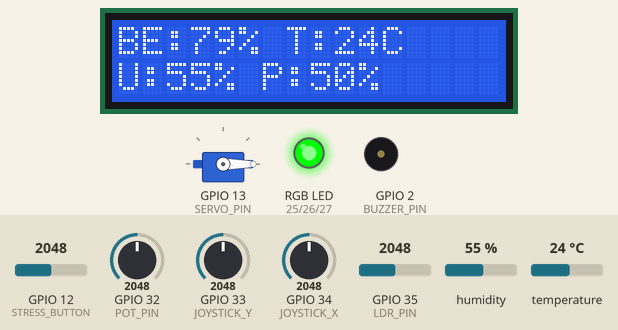
This sketch was run on a simulated ESP32. Shown: 16×2 character LCD, servo, an RGB LED mixed from three pins (HIGH = lit), buzzer (waves = sounding, pin HIGH). Inputs (shaded band) come from the test bench; at power-on: GPIO 35 (LDR_PIN) = 2048, humidity 55 %, GPIO 34 (JOYSTICK_X) = 2048, GPIO 12 (STRESS_BUTTON) = 2048, GPIO 32 (POT_PIN) = 2048, GPIO 33 (JOYSTICK_Y) = 2048, temperature 24 °C. What the sketch prints to the serial monitor is not drawn.

Above: at 1.2 s.
1.3 s: GPIO 35 (LDR_PIN) set to 546
2.9 s: GPIO 35 (LDR_PIN) set to 459
At 4.4 s:
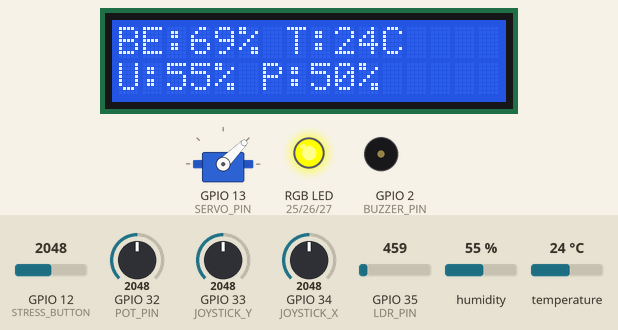
4.7 s: humidity set to 41 %
At 7.6 s:
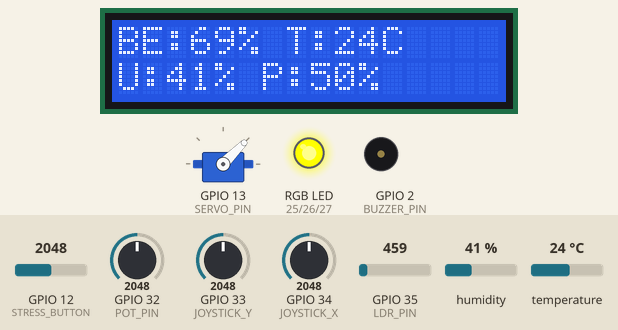
7.9 s: humidity set to 38 %
At 8.7 s:
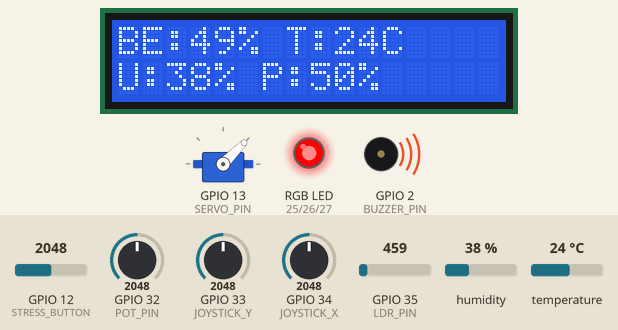
10.7 s: GPIO 34 (JOYSTICK_X) set to 2463
13.8 s: GPIO 34 (JOYSTICK_X) set to 2574
At 16.0 s:
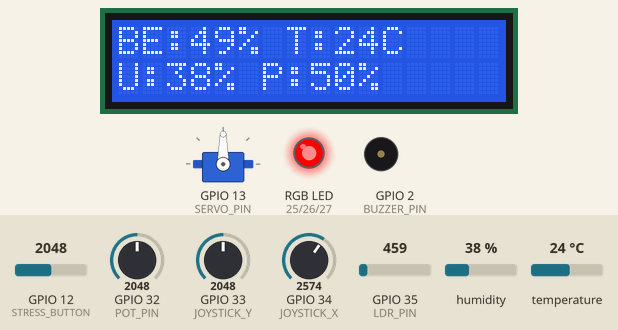
Timing chart, 0 to 17.7 s (numbered marks = the images above; inputs shaded):
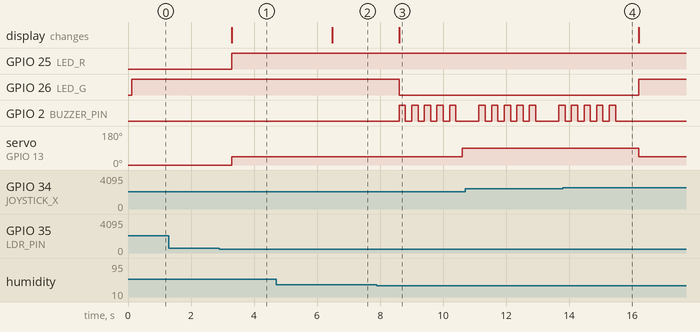

Measured:
- the behaviour switches between 500 and 499 on GPIO 35 (LDR_PIN) (found by bisection; images 0 and 1)
- the behaviour switches between 40 and 39 % on humidity (found by bisection; images 2 and 3)
- the behaviour switches between 2500 and 2501 on GPIO 34 (JOYSTICK_X) (found by bisection; images 3 and 4)
- after the input at 1.3 s, every drawn part: stays the same
- after the input at 2.9 s, GPIO 25 (LED_R): LOW → HIGH after 0.40 s; servo on GPIO 13 (SERVO_PIN): 0° → 45° after 0.40 s; the display: changes after 0.40 s (image 1)
- after the input at 4.7 s, the display: changes after 1.8 s (image 2)
- after the input at 7.9 s, GPIO 26 (LED_G): HIGH → LOW after 0.70 s; GPIO 2 (BUZZER_PIN): alternates HIGH for 0.20 s and LOW for 0.20 s, starting after 0.70 s; servo on GPIO 13 (SERVO_PIN): 45° → 90° after 2.7 s; the display: changes after 0.70 s (image 3)
- after the input at 13.8 s, GPIO 26 (LED_G): LOW → HIGH after 2.4 s; GPIO 2 (BUZZER_PIN): goes on until 15.5 s, then stays LOW; servo on GPIO 13 (SERVO_PIN): 90° → 45° after 2.4 s

The sketch:

Codigo.ino
```cpp
#include <Arduino.h>
#include <DHT.h>
#include <Wire.h>
#include <LiquidCrystal_I2C.h>
#include <ESP32Servo.h>

// ============== CONFIGURAÇÕES ==============

// Pinos
#define DHTPIN 4
#define DHTTYPE DHT22
#define LDR_PIN 35
#define STRESS_BUTTON 12
#define JOYSTICK_X 34
#define JOYSTICK_Y 33
#define POT_PIN 32

#define LED_R 25
#define LED_G 26
#define LED_B 27
#define BUZZER_PIN 2
#define SERVO_PIN 13
#define LCD_SDA 21
#define LCD_SCL 22

// Objetos
DHT dht(DHTPIN, DHTTYPE);
LiquidCrystal_I2C lcd(0x27, 16, 2);
Servo servoMotor;

// Variáveis de estado
float temperature = 0;
float humidity = 0;
int ldr_value = 0;
int stress_level = 0;
int joystick_x = 0;
int joystick_y = 0;
int productivity = 0;
int wellbeing_score = 50;

unsigned long last_mqtt = 0;
unsigned long last_decision = 0;
unsigned long last_pause = 0;

// Funções MQTT (via Serial)
void mqtt_publish(const char* topic, const char* payload) {
  Serial.print("[MQTT Publish] ");
  Serial.print(topic);
  Serial.print(" -> ");
  Serial.println(payload);
}

void mqtt_subscribe(const char* topic) {
  Serial.print("[MQTT Subscribe] ");
  Serial.println(topic);
}

// Setup
void setup() {
  Serial.begin(115200);

  pinMode(LED_R, OUTPUT);
  pinMode(LED_G, OUTPUT);
  pinMode(LED_B, OUTPUT);
  pinMode(BUZZER_PIN, OUTPUT);
  pinMode(STRESS_BUTTON, INPUT);

  Wire.begin(LCD_SDA, LCD_SCL);
  lcd.init();
  lcd.backlight();
  lcd.print("SYNAPSE Simulado");
  lcd.setCursor(0,1);
  lcd.print("(Wokwi)");

  dht.begin();

  servoMotor.attach(SERVO_PIN, 1000, 2000);
  servoMotor.write(0);

  mqtt_subscribe("synapse/command/user_001/+");
}

// Loop principal
void loop() {
  read_sensors();
  calculate_wellbeing();
  update_display();
  take_decisions();

  static unsigned long last_send = 0;
  if (millis() - last_send > 30000) {
    last_send = millis();
    send_mqtt_data();
  }

  delay(500);
}

// Ler sensores simulados e reais
void read_sensors() {
  temperature = dht.readTemperature();
  humidity = dht.readHumidity();
  ldr_value = analogRead(LDR_PIN);
  stress_level = map(analogRead(STRESS_BUTTON), 0, 4095, 0, 5);
  joystick_x = analogRead(JOYSTICK_X);
  joystick_y = analogRead(JOYSTICK_Y);
  productivity = map(analogRead(POT_PIN), 0, 4095, 0, 100);

  Serial.print("Temp: "); Serial.print(temperature, 2);
  Serial.print("°C | Umid: "); Serial.print(humidity, 2);
  Serial.print("% | LDR: "); Serial.print(ldr_value);
  Serial.print(" | Estresse: "); Serial.print(stress_level);
  Serial.print(" | Produtividade: "); Serial.println(productivity);
}

// Calcular Score de bem-estar
void calculate_wellbeing() {
  wellbeing_score = 50;

  if (temperature >= 18 && temperature <= 24) wellbeing_score += 15;
  else if (temperature > 24 && temperature <= 28) wellbeing_score += 10;
  else if (temperature < 18 && temperature >= 14) wellbeing_score += 5;
  else wellbeing_score -= 10;

  if (humidity >= 40 && humidity <= 60) wellbeing_score += 15;
  else if (humidity > 60 && humidity <= 75) wellbeing_score += 5;
  else wellbeing_score -= 5;

  if (ldr_value < 200) wellbeing_score -= 20;
  else if (ldr_value < 500) wellbeing_score += 5;
  else wellbeing_score += 15;

  wellbeing_score -= stress_level * 8;

  if (joystick_x < 1500) wellbeing_score -= 15;
  else if (joystick_x > 2500) wellbeing_score += 10;

  if (joystick_y > 3000) wellbeing_score -= 15;

  if (productivity < 30) wellbeing_score -= 20;
  else if (productivity > 70) wellbeing_score += 10;

  wellbeing_score = constrain(wellbeing_score, 0, 100);

  Serial.print("Bem-Estar Score: ");
  Serial.println(wellbeing_score);
}

// Atualizar display com mostragem do potenciômetro em tempo real
void update_display() {
  lcd.clear();
  lcd.setCursor(0, 0);
  lcd.print("BE:"); lcd.print(wellbeing_score);
  lcd.print("% T:"); lcd.print((int)temperature); lcd.print("C");

  lcd.setCursor(0, 1);
  lcd.print("U:"); lcd.print((int)humidity);
  lcd.print("% P:"); lcd.print(productivity); lcd.print("%");
}

// Decisões para atuadores
void take_decisions() {
  if (wellbeing_score > 75) {
    set_led_rgb(0, 255, 0);
    digitalWrite(BUZZER_PIN, LOW);
    servoMotor.write(0);
  } else if (wellbeing_score > 50) {
    set_led_rgb(255, 255, 0);

    if (millis() - last_pause > 3600000) {
      buzzer_alarm(3);
      last_pause = millis();
    }

    if (temperature > 26 || humidity > 65)
      servoMotor.write(90);
    else
      servoMotor.write(45);
  } else {
    set_led_rgb(255, 0, 0);
    buzzer_alarm(5);
    servoMotor.write(90);
  }
}

// Função para controle RGB LED
void set_led_rgb(int r, int g, int b) {
  analogWrite(LED_R, r);
  analogWrite(LED_G, g);
  analogWrite(LED_B, b);
}

// Buzzer
void buzzer_alarm(int num_beeps) {
  for (int i = 0; i < num_beeps; i++) {
    digitalWrite(BUZZER_PIN, HIGH);
    delay(200);
    digitalWrite(BUZZER_PIN, LOW);
    delay(200);
  }
}

// Envia MQTT via Serial
void send_mqtt_data() {
  char topic[100];
  char payload[50];

  sprintf(topic, "synapse/bem-estar/user_001/score");
  sprintf(payload, "%d", wellbeing_score);
  mqtt_publish(topic, payload);

  sprintf(topic, "synapse/ambiente/user_001/temp");
  sprintf(payload, "%.1f", temperature);
  mqtt_publish(topic, payload);

  sprintf(topic, "synapse/ambiente/user_001/umidade");
  sprintf(payload, "%.0f", humidity);
  mqtt_publish(topic, payload);

  sprintf(topic, "synapse/ambiente/user_001/luz");
  sprintf(payload, "%d", ldr_value);
  mqtt_publish(topic, payload);

  sprintf(topic, "synapse/produtividade/user_001/prod");
  sprintf(payload, "%d", productivity);
  mqtt_publish(topic, payload);

  Serial.println("Dados MQTT enviados.");
}
```
